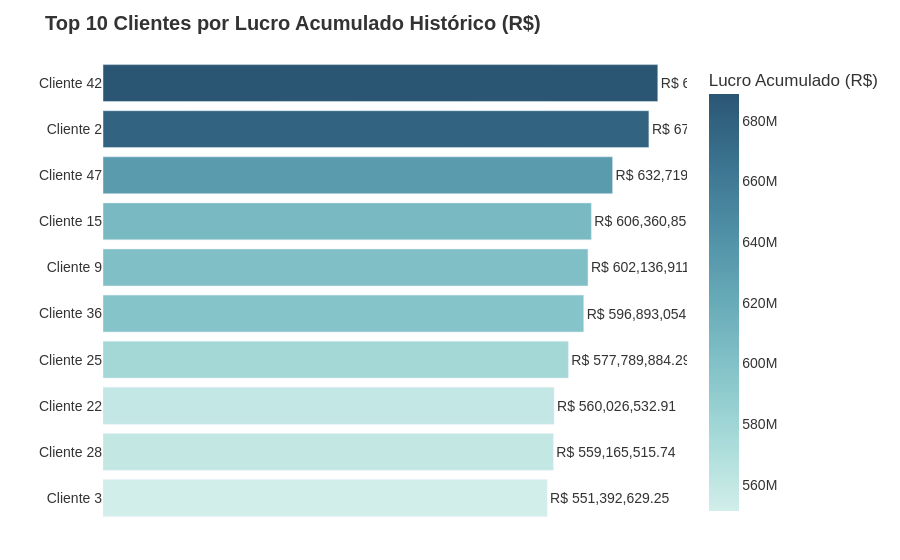

Notebook cell for this chart:
### Code cell
query_customer_profit = """
WITH sales_costs AS (
    SELECT
        s.id_client,
        s.id AS sell_id,
        s.sale_date,
        s.total AS unit_price, -- Renomeado para refletir a realidade dos dados
        s.qtd,
        c.usd_price
    FROM df_sales s
    LEFT JOIN df_costs c
        ON s.id_product = c.product_id 
       AND s.sale_date >= c.start_date
    QUALIFY ROW_NUMBER() OVER (PARTITION BY s.id ORDER BY c.start_date DESC) = 1
),
financials AS (
    SELECT
        sc.id_client,
        sc.sell_id,
        (sc.unit_price * sc.qtd) AS total_revenue_brl,
        (sc.usd_price * fx.usd_rate * sc.qtd) AS total_cost_brl,
        (sc.unit_price * sc.qtd) - (sc.usd_price * fx.usd_rate * sc.qtd) AS profit_margin
    FROM sales_costs sc
    LEFT JOIN df_rates fx
        ON sc.sale_date >= fx.rate_date
    QUALIFY ROW_NUMBER() OVER (PARTITION BY sc.sell_id ORDER BY fx.rate_date DESC) = 1
)
SELECT
    'Cliente ' || CAST(id_client AS VARCHAR) AS client_name,
    SUM(COALESCE(profit_margin, 0)) AS total_profit
FROM financials
GROUP BY id_client
HAVING SUM(COALESCE(profit_margin, 0)) > 0
ORDER BY total_profit DESC
LIMIT 10;
"""

df_top_customers = duckdb.query(query_customer_profit).df()

if df_top_customers.empty:
    print("⚠️ ALERTA: A query não encontrou nenhum cliente com lucro positivo.")
else:
    top_client = df_top_customers.iloc[0]

    print("=== BLUF (Bottom Line Up Front) - RESPOSTA EXECUTIVA ===")
    print(f"O cliente com o MAIOR lucro acumulado histórico é o: {top_client['client_name']}")
    print(f"Lucro Absoluto Gerado: R$ {top_client['total_profit']:,.2f}")
    print("========================================================\n")

    # Gráfico Plotly com layout executivo
    fig = px.bar(
        df_top_customers.sort_values(by="total_profit", ascending=True),
        x="total_profit",
        y="client_name",
        orientation="h",
        title="<b>Top 10 Clientes por Lucro Acumulado Histórico (R$)</b>",
        labels={
            "total_profit": "Lucro Acumulado (R$)",
            "client_name": "Identificação do Cliente"
        },
        text="total_profit",
        color="total_profit",
        color_continuous_scale="Teal"
    )

    fig.update_layout(
        plot_bgcolor="white",
        font=dict(family="Arial", size=14, color="#333333"),
        showlegend=False,
        margin=dict(l=20, r=60, t=60, b=20)
    )

    fig.update_traces(
        texttemplate="R$ %{text:,.2f}",
        textposition="outside",
        hovertemplate="<b>%{y}</b><br>Lucro: R$ %{x:,.2f}<extra></extra>"
    )

    fig.update_xaxes(showgrid=False, showticklabels=False, title="")
    fig.update_yaxes(title="")

    fig.show()

### Figure 1 — Plotly figure (JSON) as saved in the notebook; plotly's stock layout.template omitted (floating-point values rounded to 4 significant figures)
{"data": [{"hovertemplate": "<b>%{y}</b><br>Lucro: R$ %{x:,.2f}<extra></extra>", "legendgroup": "", "marker": {"color": [551400000.0, 559200000.0, 560000000.0, 577800000.0, 596900000.0, 602100000.0, 606400000.0, 632700000.0, 677800000.0, 688900000.0], "coloraxis": "coloraxis", "pattern": {"shape": ""}}, "name": "", "orientation": "h", "showlegend": false, "text": [551400000.0, 559200000.0, 560000000.0, 577800000.0, 596900000.0, 602100000.0, 606400000.0, 632700000.0, 677800000.0, 688900000.0], "textposition": "outside", "texttemplate": "R$ %{text:,.2f}", "type": "bar", "x": [551400000.0, 559200000.0, 560000000.0, 577800000.0, 596900000.0, 602100000.0, 606400000.0, 632700000.0, 677800000.0, 688900000.0], "xaxis": "x", "y": ["Cliente 3", "Cliente 28", "Cliente 22", "Cliente 25", "Cliente 36", "Cliente 9", "Cliente 15", "Cliente 47", "Cliente 2", "Cliente 42"], "yaxis": "y"}], "layout": {"barmode": "relative", "coloraxis": {"colorbar": {"title": {"text": "Lucro Acumulado (R$)"}}, "colorscale": [[0, "rgb(209, 238, 234)"], [0.1667, "rgb(168, 219, 217)"], [0.3333, "rgb(133, 196, 201)"], [0.5, "rgb(104, 171, 184)"], [0.6667, "rgb(79, 144, 166)"], [0.8333, "rgb(59, 115, 143)"], [1, "rgb(42, 86, 116)"]]}, "font": {"color": "#333333", "family": "Arial", "size": 14}, "legend": {"tracegroupgap": 0}, "margin": {"b": 20, "l": 20, "r": 60, "t": 60}, "plot_bgcolor": "white", "showlegend": false, "title": {"text": "<b>Top 10 Clientes por Lucro Acumulado Histórico (R$)</b>"}, "xaxis": {"anchor": "y", "domain": [0, 1], "showgrid": false, "showticklabels": false, "title": {"text": ""}}, "yaxis": {"anchor": "x", "domain": [0, 1], "title": {"text": ""}}}}
